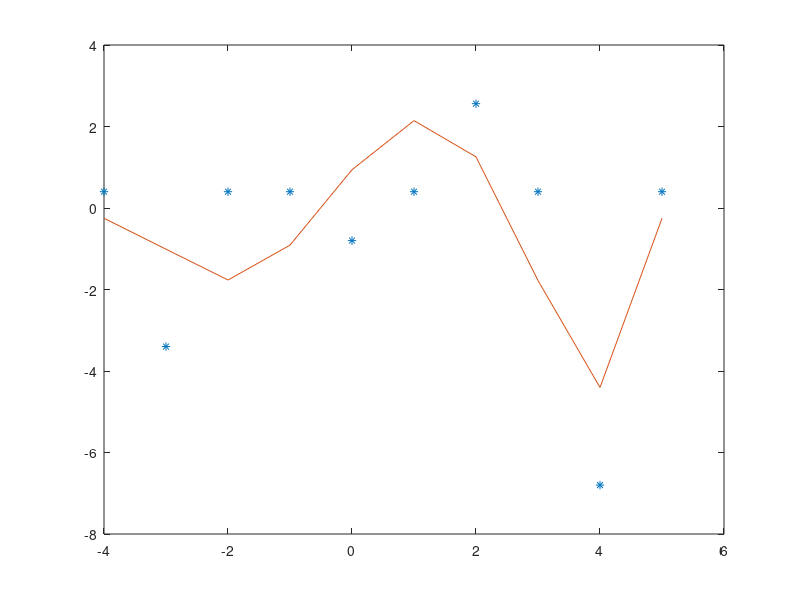

MATLAB code for this plot:
close all
clear all
clc
x=[-4 -3 -2 -1 0 1 2 3 4 5];
y=[0.4 -3.4 0.4 0.4 -0.8 0.4 2.56 0.4 -6.8 0.4];
p=input('input no of order= ');
for i=1:p+1
    for j=1:p+1
        if i==1 & j==1
            A(i,j)=length(x);
        else A(i,j)= sum(x.^(i+j-2));
        end
    end
end
for i=1:p+1
    B(i,1)=sum(x.^(i-1).*y);
end
c=A\B
Ym=0;
for i=1:p+1
    Ym=Ym+c(i)*x.^(i-1);
end
plot(x,y,'*')
hold on
plot(x,Ym)